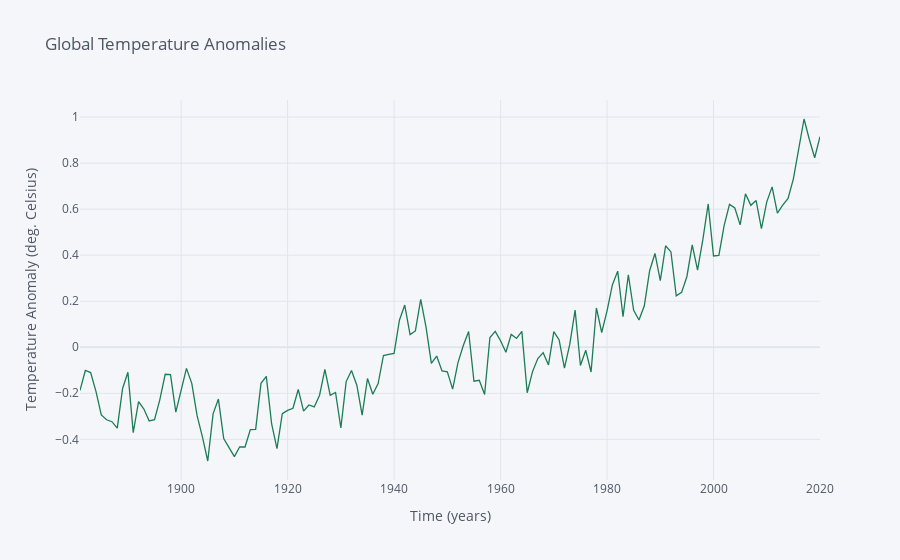

The notebook cell saved with this chart:
### Code cell
t.resample('A').mean().iplot(kind='line', xTitle='Time (years)', color='#1C7C54',
                  yTitle='Temperature Anomaly (deg. Celsius)', title='Global Temperature Anomalies')

### Figure 1 — Plotly figure (JSON) as saved in the notebook; plotly's stock layout.template omitted (floating-point values rounded to 4 significant figures; data arrays with more than 128 entries replaced by an {"elided": "..."} marker saying what was removed)
{"data": [{"line": {"color": "rgba(28, 124, 84, 1.0)", "dash": "solid", "shape": "linear", "width": 1.3}, "mode": "lines", "name": "Avg_Anomaly_deg_C", "text": "", "type": "scatter", "x": {"elided": "140 str values"}, "y": {"elided": "140 float values"}}], "layout": {"legend": {"bgcolor": "#F5F6F9", "font": {"color": "#4D5663"}}, "paper_bgcolor": "#F5F6F9", "plot_bgcolor": "#F5F6F9", "title": {"font": {"color": "#4D5663"}, "text": "Global Temperature Anomalies"}, "xaxis": {"gridcolor": "#E1E5ED", "showgrid": true, "tickfont": {"color": "#4D5663"}, "title": {"font": {"color": "#4D5663"}, "text": "Time (years)"}, "zerolinecolor": "#E1E5ED"}, "yaxis": {"gridcolor": "#E1E5ED", "showgrid": true, "tickfont": {"color": "#4D5663"}, "title": {"font": {"color": "#4D5663"}, "text": "Temperature Anomaly (deg. Celsius)"}, "zerolinecolor": "#E1E5ED"}}}
